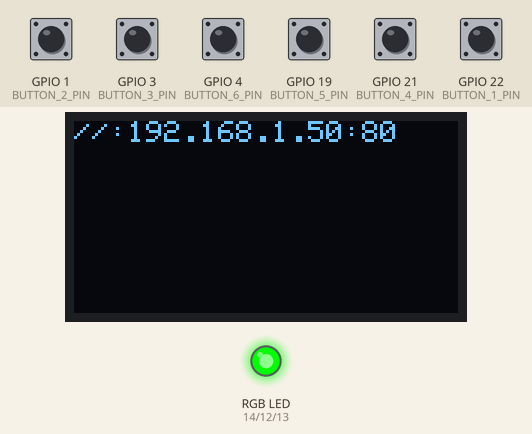
Simulated run of this sketch. Board: ESP32. Shown: 128×64 one-colour display, an RGB LED mixed from three pins (HIGH = lit). The inputs (shaded band) are chosen by the test bench; at power-on: GPIO 1 (BUTTON_2_PIN), GPIO 3 (BUTTON_3_PIN), GPIO 4 (BUTTON_6_PIN), GPIO 19 (BUTTON_5_PIN), GPIO 21 (BUTTON_4_PIN), GPIO 22 (BUTTON_1_PIN) HIGH. WiFi joins after 1.5 s; servers stay silent unless stated; what the sketch prints to the serial monitor is not drawn.

Above: at 5.2 s.
5.3 s: GPIO 3 (BUTTON_3_PIN) pulled LOW for 0.15 s
At 6.5 s:
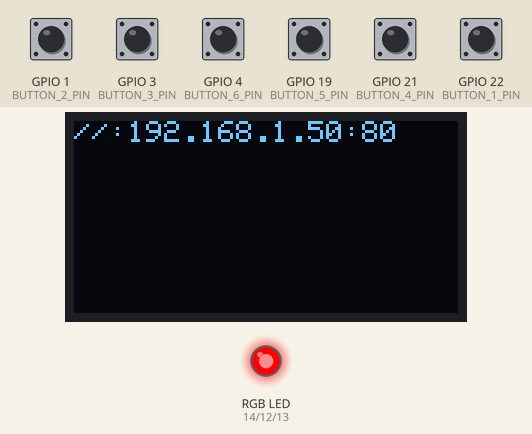
6.9 s: GPIO 19 (BUTTON_5_PIN) pulled LOW for 0.15 s
At 8.0 s:
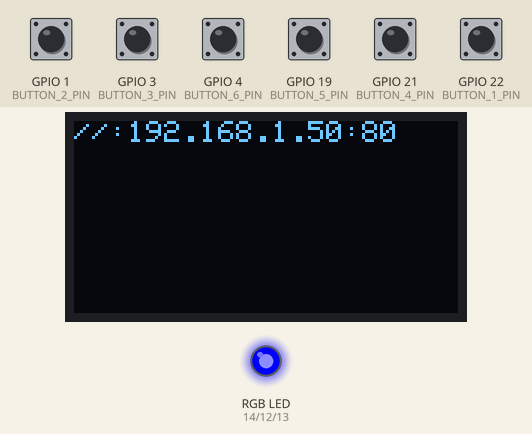
8.5 s: GPIO 22 (BUTTON_1_PIN) pulled LOW for 0.15 s
At 9.0 s:
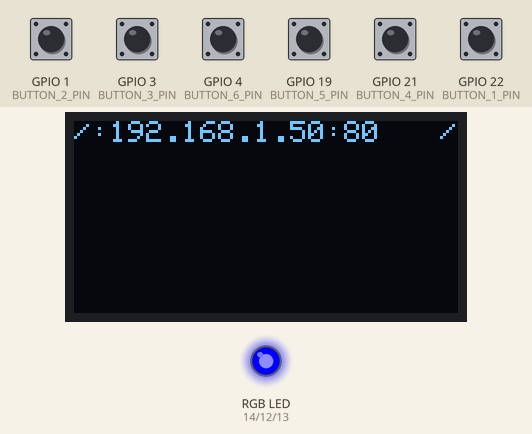
9.2 s: GPIO 4 (BUTTON_6_PIN) pulled LOW for 0.15 s
At 9.6 s:
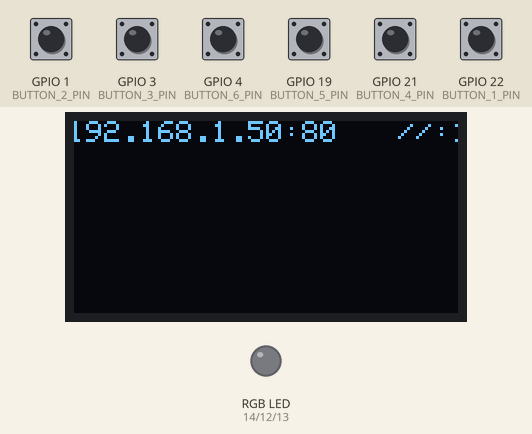
9.9 s: GPIO 21 (BUTTON_4_PIN) pulled LOW for 0.15 s
At 10.2 s:
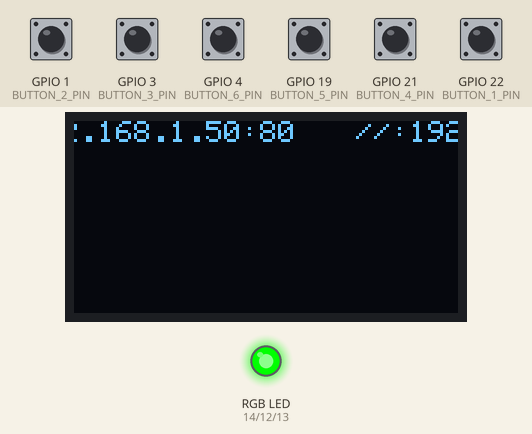
10.6 s: GPIO 22 (BUTTON_1_PIN) pulled LOW for 1 s
At 11.1 s:
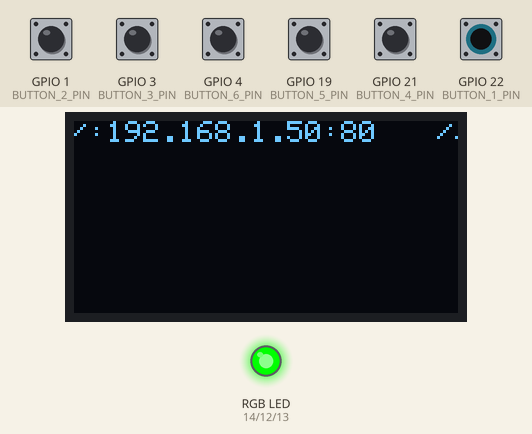
Timing chart, 0 to 13.2 s (numbered marks = the images above; inputs shaded):
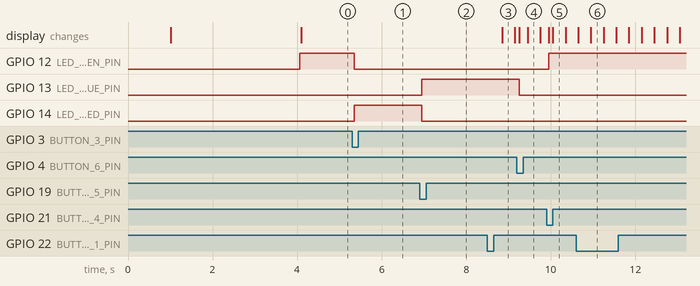

Measured:
- after the input at 5.3 s, GPIO 12 (LED_1_GREEN_PIN): HIGH → LOW after 0.05 s; GPIO 14 (LED_1_RED_PIN): LOW → HIGH after 0.05 s
- after the input at 6.9 s, GPIO 13 (LED_1_BLUE_PIN): LOW → HIGH after 0.05 s; GPIO 14 (LED_1_RED_PIN): HIGH → LOW after 0.05 s
- after the input at 8.5 s, the display: changes after 0.35 s (image 3)
- after the input at 9.2 s, GPIO 13 (LED_1_BLUE_PIN): HIGH → LOW after 0.05 s
- after the input at 9.9 s, GPIO 12 (LED_1_GREEN_PIN): LOW → HIGH after 0.05 s

The sketch:

Server.ino
```cpp
//--------------------------------------------------------------
// include libraries
//--------------------------------------------------------------
#include <SPI.h>
#include <WiFi.h>
#include <Adafruit_GFX.h>
#include <Adafruit_SSD1306.h>
#include <ezButton.h>
#include <AsyncTCP.h>
#include <ESPAsyncWebServer.h>

#include "settings.h";
#include "classes/Logger.h";
#include "classes/OLED.h";
#include "classes/LED.h";
#include "classes/AccessPoint.h";
#include "classes/WebServer.h";

Logger logger;

OLED oled(SCREEN_WIDTH, SCREEN_HEIGHT, OLED_MOSI, OLED_CLK, OLED_DC, OLED_RESET, OLED_CS);
LED led0(LED_1_RED_PIN, LED_1_GREEN_PIN, LED_1_BLUE_PIN);
AccessPoint accessPoint;
WebServer webServer(80);

unsigned long now = millis();

ezButton button1(BUTTON_1_PIN);
ezButton button2(BUTTON_2_PIN);
ezButton button3(BUTTON_3_PIN);
ezButton button4(BUTTON_4_PIN);
ezButton button5(BUTTON_5_PIN);
ezButton button6(BUTTON_6_PIN);

//--------------------------------------------------------------
// loop & setup.
//--------------------------------------------------------------
void setup()
{
  Serial.begin(115200);

  // Wait for serial to initialize.
  while (!Serial)
  {
    delay(100);
  }
  delay(1000);

  logger.log("");
  logger.log("-------------------------------------");
  logger.log("PLANT CARE SERVER");
  logger.log("-------------------------------------");
  logger.log("");

  // initialize LED
  led0.initialize(0);

  // initialize OLED SCREEN
  oled.initialize();

  // initialize access point
  accessPoint.connectToWiFi(AP_SSID, AP_PASSWORD);

  // create server instance
  webServer.inititialize();

  led0.greenLight(0);

  // set debounce time
  button1.setDebounceTime(DEBOUNCE_TIME);
  button2.setDebounceTime(DEBOUNCE_TIME);
  button3.setDebounceTime(DEBOUNCE_TIME);
  button4.setDebounceTime(DEBOUNCE_TIME);
  button5.setDebounceTime(DEBOUNCE_TIME);
  button6.setDebounceTime(DEBOUNCE_TIME);
}

void loop()
{
  now = millis();

  button1.loop();
  button2.loop();
  button3.loop();
  button4.loop();
  button5.loop();
  button6.loop();

  // listen for oled text changes
  oled.renderStringLines(true);

  // start auto scrolling oled
  if (button1.isPressed())
  {
    logger.log("Button #1 - pressed");
    oled.startScrollScreen();
  }

  // start auto scrolling oled
  if (button2.isPressed())
  {
    logger.log("Button #2 - pressed");
    oled.stopScrollScreen();
  }

  if (button3.isPressed()) {
    logger.log("Button #3 - pressed");
    led0.redLight();
  }

  if (button4.isPressed()) {
    logger.log("Button #4 - pressed");
    led0.greenLight();
  }

  if (button5.isPressed()) {
    logger.log("Button #5 - pressed");
    led0.blueLight();
  }

  if (button6.isPressed()) {
    logger.log("Button #6 - pressed");
    led0.noLight(0);
  }
}
```

AccessPoint.h
```cpp
#include <WiFi.h>

extern OLED oled;
extern LED led0;
extern Logger logger;

class AccessPoint
{
public:
    int clients = 0;

    AccessPoint()
    {
    }

    void APStart(WiFiEvent_t event, WiFiEventInfo_t info)
    {
        led0.blueLight(0);
    }

    void APClientDisconnected(WiFiEvent_t event, WiFiEventInfo_t info)
    {
        logger.log("Clients DOWN");
        clients--;
    }

    void APClientConnected(WiFiEvent_t event, WiFiEventInfo_t info)
    {

        logger.log("Clients UP");
        clients++;
    }

    void connectToWiFi(const char *ssid, const char *password)
    {
        WiFi.mode(WIFI_STA);

        WiFi.begin(ssid, password);
        Serial.println();
        Serial.print("Connecting to WiFi");

        while (WiFi.status() != WL_CONNECTED)
        {
            Serial.print('.');
            delay(1000);
        }

        IPAddress myIP = WiFi.localIP();
        // oled.addLine("wifi-ip", myIP.toString());
        logger.log(myIP.toString());
    }

    // void createAccessPoint(const char *ssid, const char *password)
    // {
    //     WiFi.mode(WIFI_STA);
    //     WiFi.disconnect();
    //     delay(100);

    //     WiFi.onEvent(APStart, SYSTEM_EVENT_AP_START);

    //     WiFi.begin(ssid, password);
    //     if (WiFi.waitForConnectResult() != WL_CONNECTED) {
    //         Serial.println("WiFi Failed!");
    //     }

    //     // IPAddress localIp(192, 168, 4, 1);
    //     // IPAddress gateway(192, 168, 1, 1);
    //     // IPAddress subnet(255, 255, 255, 0);

    //     // Serial.println();
    //     // Serial.println("Configuring access point...");

    //     // // WiFi.onEvent(APClientConnected, SYSTEM_EVENT_AP_STACONNECTED);
    //     // // WiFi.onEvent(APClientDisconnected, SYSTEM_EVENT_AP_STADISCONNECTED);

    //     // if (!WiFi.softAPConfig(localIp, gateway, subnet)) {
    //     //     Serial.println("WiFi - soft AP config set up problems");
    //     //     return;
    //     // }

    //     // Serial.println("WiFi - set AP config has been set up");
    //     // if (!WiFi.softAP(ssid, password)) {
    //     //     Serial.println("WiFi - soft AP starts up problems");
    //     //     return;
    //     // }


    //     // Serial.println("Access Point IP: " + myIP.toString());
    // }

    IPAddress getWifiIP()
    {
        return WiFi.softAPIP();
    }
};
```

LED.h
```cpp
extern Logger logger;

class LED
{
public:
    int red, green, blue, frequency, resolution;

    LED(int redPin, int greenPin, int bluePin, int freq = 5000, int res = 8)
    {
        red = redPin;
        green = greenPin;
        blue = bluePin;

        frequency = freq;
        frequency = res;
    }


    void initialize(int ledNumber)
    {
        int redChannel = ledNumber * 3;
        int greenChannel = redChannel + 1;
        int blueChannel = redChannel + 2;

        ledcAttachPin(red, redChannel);
        ledcAttachPin(green, greenChannel);
        ledcAttachPin(blue, blueChannel);

        ledcSetup(redChannel, frequency, resolution);
        ledcSetup(greenChannel, frequency, resolution);
        ledcSetup(blueChannel, frequency, resolution);

        logger.log("Led #" + String(ledNumber) + " has been initialized");
    }

    void setColor(int rgb[3], int ledNumber)
    {
        int redChannel = ledNumber * 3;
        int greenChannel = redChannel + 1;
        int blueChannel = redChannel + 2;

        ledcWrite(redChannel, rgb[0]);
        ledcWrite(greenChannel, rgb[1]);
        ledcWrite(blueChannel, rgb[2]);

        logger.log("Set rgb(" + String(rgb[0]) + "," + String(rgb[1]) + "," + String(rgb[2]) + ") color on LED #" + String(ledNumber));
    }

    void redLight(int ledNumber = 0)
    {
        int color[3] = {255, 0, 0};
        setColor(color, ledNumber);
    }

    void greenLight(int ledNumber = 0)
    {
        int color[3] = {0, 255, 0};
        setColor(color, ledNumber);
    }

    void blueLight(int ledNumber = 0)
    {
        int color[3] = {0, 0, 255};
        setColor(color, ledNumber);
    }

    void noLight(int ledNumber = 0) {
        int color[3] = {0, 0, 0};
        setColor(color, ledNumber);
    }

    unsigned long lastLightOn = 0;
    void lightAndOff(int ledNumber, int color[3], int time = 1000) {

    }
};
```

Logger.h
```cpp
class Logger
{
public:
    Logger()
    {
    }

    void log(String message) {
        Serial.println(message);
    }
};
```

OLED.h
```cpp
extern Logger logger;

struct OledRowItem
{
    String name;
    String value;
};

const int len = 100;

class OLED
{
public:
    bool renderOled;
    struct OledRowItem data[len] = {};

    Adafruit_SSD1306 *display;

    enum
    {
        ARRAY_SIZE = sizeof(data) / sizeof(data[0])
    };

    OLED(int w, int h, int mosi, int clk, int dc, int re, int cs)
    {
        display = new Adafruit_SSD1306(w, h, mosi, clk, dc, re, cs);
        renderOled = true;
    }

    void initialize()
    {
        if (!display->begin(SSD1306_SWITCHCAPVCC, 0x3D))
        {
            logger.log("OLED initialization failed");
        }
        else
        {
            logger.log("OLED initialized");
        }

        display->clearDisplay();
        display->display();
        delay(1000);
    }

    int_fast64_t filledLines()
    {
        int result = 0;
        for (int i = 0; i < ARRAY_SIZE && data[i].name.length() > 0; i++)
        {
            result++;
        }

        return result;
    }

    void renderStringLines(bool scrollLong = false)
    {
        if (!renderOled)
        {
            return;
        }

        display->clearDisplay();
        display->setTextColor(SSD1306_WHITE);
        display->setTextSize(1);
        display->setCursor(0, 0);

        for (int i = 0; i < ARRAY_SIZE && data[i].name.length() > 0; i++)
        {
            display->println(data[i].name + ":" + data[i].value);
            logger.log("Add to OLED " + data[i].name + ":" + data[i].value);
        }

        display->display();

        if (scrollLong && filledLines() > 7) {
            startScrollScreen();
        }

        renderOled = false;

        logger.log("Render OLED string list");
    }

    void addLine(String name, String value)
    {
        OledRowItem item;
        item.name = name;
        item.value = value;

        int position = filledLines();
        data[position] = item;
        renderOled = true;

        logger.log("Added $" + name + "=" + value + " to oled list");
    }

    bool modifyItem(String name, String value)
    {
        bool found = false;
        for (int i = 0; i < ARRAY_SIZE && data[i].name.length() > 0; i++)
        {
            if (data[i].name == name)
            {
                data[i].value = value;
                found = true;
            }
        }

        return found;
    }

    void addOrChangeLine(String name, String value)
    {
        if (!modifyItem(name, value))
        {
            addLine(name, value);
        }
    }

    unsigned long previousScroll = 0;

    void startScrollScreen()
    {
        logger.log("Start scrolling");

        display->stopscroll();
        display->startscrolldiagleft(-1, -1);
    }

    void stopScrollScreen()
    {
        logger.log("Stop scrolling");

        display->stopscroll();
        previousScroll = 0;
    }
};
```

WebServer.h
```cpp
#include "../helpers/webserver.h";

String sensorId = "";
String airHumidityValue = "";
String airTemperatureValue = "";
String soilTemperatureValue = "";
String soilHumidityValue = "";
String lightValue = "";
String soilHumidityPercentageValue = "";

extern OLED oled;

class WebServer
{
private:
    int receivedDataCounter = 0;
    void notFound(AsyncWebServerRequest *request)
    {
        request->send(404, "text/plain", "Not found");
    }

public:
    AsyncWebServer *server;

    WebServer(int port) {
        server = new AsyncWebServer(port);
    }

    void inititialize()
    {
        server->on("/", HTTP_GET, [](AsyncWebServerRequest *request) {
            AsyncResponseStream *response = request->beginResponseStream("text/html");

            response->addHeader("Server", "ESP Async Web Server");
            response->printf(index_html, sensorId, soilTemperatureValue, soilHumidityValue, soilHumidityPercentageValue, airTemperatureValue, airHumidityValue, lightValue);

            request->send(response);
        });

        server->on("/update-sensor", HTTP_GET, [&oled](AsyncWebServerRequest *request) {
            AsyncResponseStream *response = request->beginResponseStream("text/html");

            response->addHeader("Server", "UpdateSensor");

            if (request->hasParam("sensor_id")) {
                sensorId = request->getParam("sensor_id")->value();
                oled.addOrChangeLine("#", sensorId);
            }

            if (request->hasParam("soil_temperature")) {
                soilTemperatureValue = request->getParam("soil_temperature")->value();
                oled.addOrChangeLine("SoilTemp", soilTemperatureValue + "C");
            }

            if (request->hasParam("soil_humidity")) {
                soilHumidityValue = request->getParam("soil_humidity")->value();
                oled.addOrChangeLine("SoilHum", soilHumidityValue);
            }

            if (request->hasParam("soil_humidity_percentage")) {
                soilHumidityPercentageValue = request->getParam("soil_humidity_percentage")->value();
                oled.addOrChangeLine("SoilHum", soilHumidityPercentageValue + "%");
            }


            if (request->hasParam("air_temperature")) {
                airTemperatureValue = request->getParam("air_temperature")->value();
                oled.addOrChangeLine("AirTemp", airTemperatureValue + "C");
            }

            if (request->hasParam("air_humidity")) {
                airHumidityValue = request->getParam("air_humidity")->value();
                oled.addOrChangeLine("AirHum", airHumidityValue + "%");
            }

            if (request->hasParam("light")) {
                lightValue = request->getParam("light")->value();
                oled.addOrChangeLine("Light", lightValue);
            }

            logger.log("Data has been received.");

            response->print("Data has been received.");
            request->send(response);
        });

        server->begin();

        oled.addLine("//", WiFi.localIP().toString() + ":80");
        logger.log("Server started");
    }
};
```

webserver.h
```cpp
const char empty_html[] PROGMEM = R"rawliteral(
<!DOCTYPE HTML>
    <html>
    <head>
        <title>ESP SERVER</title>
        <meta charset="UTF-8">
        <meta name="viewport" content="width=device-width, initial-scale=1">

        <link rel="preconnect" href="https://fonts.googleapis.com">
        <link rel="preconnect" href="https://fonts.gstatic.com" crossorigin>
        <link href="https://fonts.googleapis.com/css2?family=Bebas+Neue&display=swap" rel="stylesheet">
    </head>
    <body>
        Witaj!
    </body>
  </html>
)rawliteral";

const char index_html[] PROGMEM = R"rawliteral(
  <!DOCTYPE HTML>
  <html>
  <head>
      <title>ESP SERVER</title>
      <meta charset="UTF-8">
      <meta name="viewport" content="width=device-width, initial-scale=1">
      <meta http-equiv="refresh" content="10">

      <link rel="preconnect" href="https://fonts.googleapis.com">
      <link rel="preconnect" href="https://fonts.gstatic.com" crossorigin>
      <link href="https://fonts.googleapis.com/css2?family=Bebas+Neue&display=swap" rel="stylesheet">
      <style>
          body, html {
              box-sizing: border-box;
              margin: 0;
              background: #2b2b2b;
              padding: 0;
              width: 100%;
              height: 100%;
              font-family: 'Bebas Neue', cursive;
          }

          #content {
              display: flex;
              gap: 15px;
              flex-direction: column;
              padding: 15px;
          }

          .actions {
              word-spacing: 100vw;
          }

          .actions, .sensors {
              display: flex;
              gap: 15px;
              line-height: 1;
              flex-wrap: wrap;
          }

          .actions .action {
              flex-grow: 1;
              flex-shrink: 1;
              flex-basis: 0;
              text-decoration: none;
              padding: 20px;
              background: black;
              color: white;
              font-size: 50px;
              display: flex;
              align-items: center;
              gap: 15px;
          }

          .actions .action.blue {
              background: #1cb5c9;
          }

          .actions .action.red {
              background: #c91c41;
          }

          .actions .action form {
              display: flex;
              gap: 5px;
          }

          .sensor {
              padding: 15px 35px;
              flex-direction: column;
              background: white;
              display: flex;
              justify-content: center;
              line-height: 1;
              white-space: nowrap;
              flex-grow: 1;
              flex-shrink: 1;
              flex-basis: 0;
          }

          .sensor span {
              font-size: 25px;
          }

          .sensor strong {
              font-size: 45px;
          }
      </style>
  </head>
  <body>
  <div id="content">
    <div class="sensors">
        <div class="sensor">
            <span>DEVICE ID</span>
            <strong>%s</strong>
        </div>
        <div class="sensor">
            <span>Soil Temperature</span>
            <strong>%s°C</strong>
        </div>
        <div class="sensor">
            <span>Soil Humidity</span>
            <strong>%s (%s%%)</strong>
        </div>
        <div class="sensor">
            <span>Air Temperature</span>
            <strong>%s°C</strong>
        </div>
        <div class="sensor">
            <span>Air Humidity</span>
            <strong>%s%%</strong>
        </div>
        <div class="sensor">
            <span>Light</span>
            <strong>%s</strong>
        </div>
    </div>
  </div>
  </body>
</html>
)rawliteral";
```

settings.h
```cpp
//--------------------------------------------------------------
// pinouts
//--------------------------------------------------------------
#define OLED_MOSI           23
#define OLED_CLK            18
#define OLED_DC             16
#define OLED_CS             5
#define OLED_RESET          17

#define LED_1_RED_PIN       14
#define LED_1_GREEN_PIN     12
#define LED_1_BLUE_PIN      13

#define BUTTON_1_PIN        22
#define BUTTON_2_PIN        1
#define BUTTON_3_PIN        3
#define BUTTON_4_PIN        21
#define BUTTON_5_PIN        19
#define BUTTON_6_PIN        4

//--------------------------------------------------------------
// global definitions
//--------------------------------------------------------------
#define SCREEN_WIDTH        128
#define SCREEN_HEIGHT       64
#define AP_SSID             ""
#define AP_PASSWORD         ""
#define DEBOUNCE_TIME       50
```
